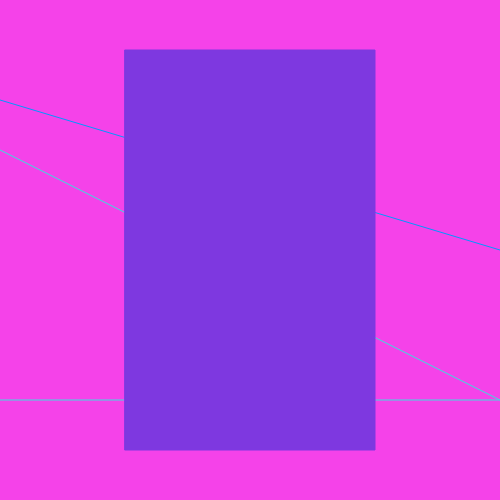
Frame 1 (no input)
Frame 60 (no input): identical to frame 1, image omitted
Frame 120 (the mouse pressed at the canvas centre since frame 60): identical to frame 1, image omitted

The p5.js sketch that drew this single still picture (run headless with seeded random() and noise() and a simulated clock; from frame 60 on, the mouse is pressed at the canvas centre):

// p5.js sketch
// ── sketch.js
function setup() {

  createCanvas(500, 500);
}

function draw() {

  background(245, 66, 233);
  fill(126, 56, 224)


  stroke(126, 56, 224);
  point(width * 0.5, height * 0.5);
  point(width * 0.5, height * 0.25);


  stroke(0, 153, 255);
  line(0, height * .2, width, height * .5);


    stroke(56, 224, 222);
    line(0, height * .3, width, height * .8);


    stroke(56, 224, 222);
    line(0, height *.8 , width, height * .8);


  stroke(126, 56, 224);
  rect(width * 0.25, height * 0.1, width * 0.5, height * 0.8);




}
